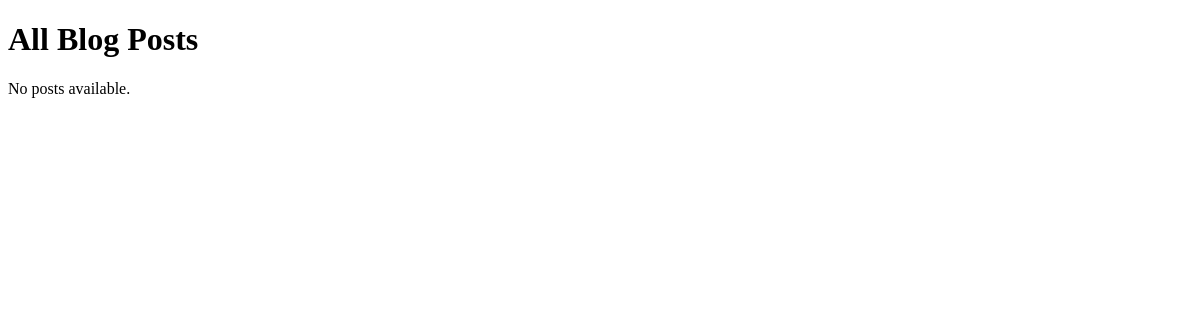
Before: / with the older database file.
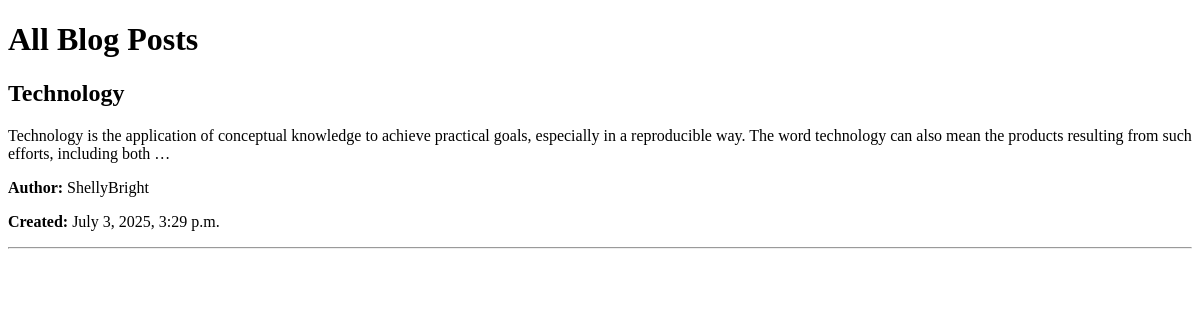
After: the same page with the newer database file.
### blog/models.py (models this page shows, shortened)
class Post(models.Model):
    title = models.CharField(max_length=200)
    content = models.TextField()
    created_at = models.DateTimeField(auto_now_add=True)
    author = models.ForeignKey(User, on_delete=models.CASCADE)
    category = models.ForeignKey(Category, on_delete=models.SET_NULL, null=True, blank=True)
    tags = models.ManyToManyField(Tag, blank=True)

### blog/views.py (the view)
# urls.py: path('', views.post_list, name='post_list'),
def post_list(request):
    posts = Post.objects.all().order_by('-created_at')
    return render(request, 'blog/homepage.html', {'posts': posts})

### blog/templates/blog/homepage.html (shortened to what this page needs)
<!DOCTYPE html>
<html lang="en">
<head>
</head>
<body>
    <h1>All Blog Posts</h1>
    {% for post in posts %}
        <div>
            <h2>{{ post.title }}</h2>
            <p>{{ post.content|truncatewords:30 }}</p>
            <p><strong>Author:</strong> {{ post.author.username }}</p>
            <p><strong>Created:</strong> {{ post.created_at }}</p>
            <hr>
        </div>
    {% empty %}
        <p>No posts available.</p>
    {% endfor %}
</body>
</html>

Changed rows visible on the page:
added Post: title "Technology", content "Technology is the application of conceptual knowledge to achieve practical goals, especially in a reproducible way. The word technology can also mean the products resulting from such efforts, including both …", author.username "ShellyBright", created_at "July 3, 2025, 3:29 p.m."
Other visible differences:
text no longer shown: "No posts available."
